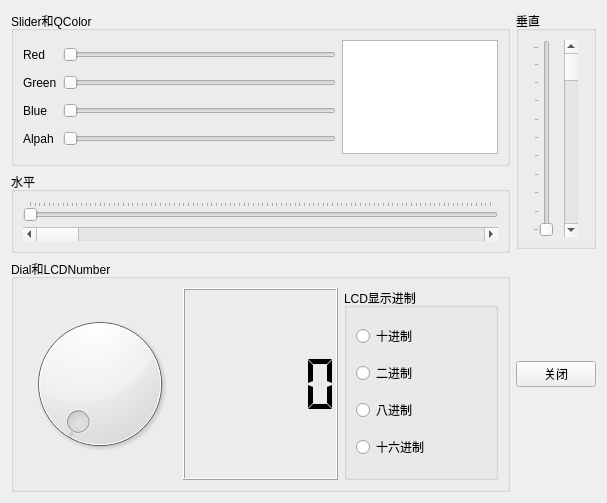
<?xml version="1.0" encoding="UTF-8"?>
<ui version="4.0">
 <class>Widget</class>
 <widget class="QWidget" name="Widget">
  <property name="geometry">
   <rect>
    <x>0</x>
    <y>0</y>
    <width>607</width>
    <height>503</height>
   </rect>
  </property>
  <property name="windowTitle">
   <string>Widget</string>
  </property>
  <layout class="QHBoxLayout" name="horizontalLayout_3">
   <item>
    <layout class="QVBoxLayout" name="verticalLayout_4" stretch="2,1,3">
     <item>
      <widget class="QGroupBox" name="groupSlidler">
       <property name="title">
        <string>Slider和QColor</string>
       </property>
       <layout class="QHBoxLayout" name="horizontalLayout" stretch="2,1">
        <item>
         <layout class="QGridLayout" name="gridLayout">
          <item row="0" column="0">
           <widget class="QLabel" name="labRed">
            <property name="text">
             <string>Red</string>
            </property>
           </widget>
          </item>
          <item row="0" column="1">
           <widget class="QSlider" name="sliderRed">
            <property name="orientation">
             <enum>Qt::Orientation::Horizontal</enum>
            </property>
           </widget>
          </item>
          <item row="1" column="0">
           <widget class="QLabel" name="labelGreen">
            <property name="text">
             <string>Green</string>
            </property>
           </widget>
          </item>
          <item row="1" column="1">
           <widget class="QSlider" name="sliderGreen">
            <property name="orientation">
             <enum>Qt::Orientation::Horizontal</enum>
            </property>
           </widget>
          </item>
          <item row="2" column="0">
           <widget class="QLabel" name="labBlue">
            <property name="text">
             <string>Blue</string>
            </property>
           </widget>
          </item>
          <item row="2" column="1">
           <widget class="QSlider" name="sliderBlue">
            <property name="orientation">
             <enum>Qt::Orientation::Horizontal</enum>
            </property>
           </widget>
          </item>
          <item row="3" column="0">
           <widget class="QLabel" name="labAlpha">
            <property name="text">
             <string>Alpah</string>
            </property>
           </widget>
          </item>
          <item row="3" column="1">
           <widget class="QSlider" name="sliderAalpha">
            <property name="orientation">
             <enum>Qt::Orientation::Horizontal</enum>
            </property>
           </widget>
          </item>
         </layout>
        </item>
        <item>
         <widget class="QTextEdit" name="textEdit"/>
        </item>
       </layout>
      </widget>
     </item>
     <item>
      <widget class="QGroupBox" name="groupHorizontal">
       <property name="title">
        <string>水平</string>
       </property>
       <layout class="QVBoxLayout" name="verticalLayout">
        <item>
         <widget class="QSlider" name="sliderScale">
          <property name="orientation">
           <enum>Qt::Orientation::Horizontal</enum>
          </property>
          <property name="tickPosition">
           <enum>QSlider::TickPosition::TicksAbove</enum>
          </property>
          <property name="tickInterval">
           <number>1</number>
          </property>
         </widget>
        </item>
        <item>
         <widget class="QScrollBar" name="scrollBarHorizontal">
          <property name="orientation">
           <enum>Qt::Orientation::Horizontal</enum>
          </property>
         </widget>
        </item>
       </layout>
      </widget>
     </item>
     <item>
      <widget class="QGroupBox" name="groupDial">
       <property name="title">
        <string>Dial和LCDNumber</string>
       </property>
       <layout class="QHBoxLayout" name="horizontalLayout_4">
        <item>
         <widget class="QDial" name="dial"/>
        </item>
        <item>
         <widget class="QLCDNumber" name="lcdNumber">
          <property name="segmentStyle">
           <enum>QLCDNumber::SegmentStyle::Flat</enum>
          </property>
         </widget>
        </item>
        <item>
         <widget class="QGroupBox" name="groupLCDRadix">
          <property name="title">
           <string>LCD显示进制</string>
          </property>
          <layout class="QVBoxLayout" name="verticalLayout_2">
           <item>
            <widget class="QRadioButton" name="radioDec">
             <property name="text">
              <string>十进制</string>
             </property>
            </widget>
           </item>
           <item>
            <widget class="QRadioButton" name="radioBin">
             <property name="text">
              <string>二进制</string>
             </property>
            </widget>
           </item>
           <item>
            <widget class="QRadioButton" name="radioOct">
             <property name="text">
              <string>八进制</string>
             </property>
            </widget>
           </item>
           <item>
            <widget class="QRadioButton" name="radioHex">
             <property name="text">
              <string>十六进制</string>
             </property>
            </widget>
           </item>
          </layout>
         </widget>
        </item>
       </layout>
      </widget>
     </item>
    </layout>
   </item>
   <item>
    <layout class="QVBoxLayout" name="verticalLayout_5">
     <item>
      <widget class="QGroupBox" name="groupVertical">
       <property name="title">
        <string>垂直</string>
       </property>
       <layout class="QHBoxLayout" name="horizontalLayout_2">
        <item>
         <widget class="QSlider" name="sliderVertical">
          <property name="orientation">
           <enum>Qt::Orientation::Vertical</enum>
          </property>
          <property name="tickPosition">
           <enum>QSlider::TickPosition::TicksAbove</enum>
          </property>
         </widget>
        </item>
        <item>
         <widget class="QScrollBar" name="scrollBarVertical">
          <property name="orientation">
           <enum>Qt::Orientation::Vertical</enum>
          </property>
         </widget>
        </item>
       </layout>
      </widget>
     </item>
     <item>
      <layout class="QVBoxLayout" name="verticalLayout_3">
       <item>
        <spacer name="verticalSpacer">
         <property name="orientation">
          <enum>Qt::Orientation::Vertical</enum>
         </property>
         <property name="sizeHint" stdset="0">
          <size>
           <width>20</width>
           <height>40</height>
          </size>
         </property>
        </spacer>
       </item>
       <item>
        <widget class="QPushButton" name="btnClose">
         <property name="text">
          <string>关闭</string>
         </property>
        </widget>
       </item>
       <item>
        <spacer name="verticalSpacer_2">
         <property name="orientation">
          <enum>Qt::Orientation::Vertical</enum>
         </property>
         <property name="sizeHint" stdset="0">
          <size>
           <width>20</width>
           <height>40</height>
          </size>
         </property>
        </spacer>
       </item>
      </layout>
     </item>
    </layout>
   </item>
  </layout>
 </widget>
 <resources/>
 <connections>
  <connection>
   <sender>btnClose</sender>
   <signal>clicked()</signal>
   <receiver>Widget</receiver>
   <slot>close()</slot>
   <hints>
    <hint type="sourcelabel">
     <x>560</x>
     <y>381</y>
    </hint>
    <hint type="destinationlabel">
     <x>604</x>
     <y>380</y>
    </hint>
   </hints>
  </connection>
 </connections>
</ui>
